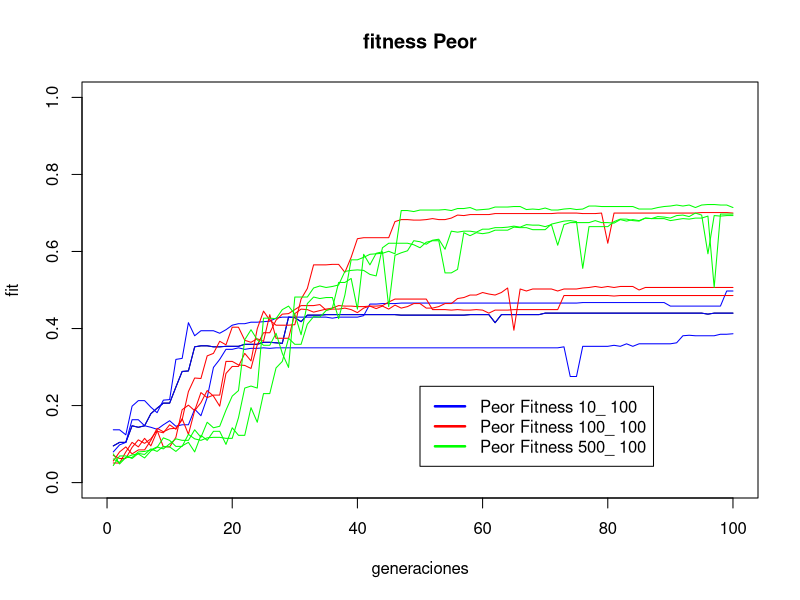

Reproduce this figure in R.
#!/usr/bin/env Rscript

col <- "V3"
lname <- "Peor"
gens <- "100"
png(paste ("f",lname,gens,".png" ), width = 720, height = 720)
		
x1 <- read.table("afits10_100.data")
x2 <- read.table("bfits10_100.data")
x3 <- read.table("cfits10_100.data")
y1 <- read.table("afits100_100.data")
y2 <- read.table("bfits100_100.data")
y3 <- read.table("cfits100_100.data")
z1 <- read.table("afits500_100.data")
z2 <- read.table("bfits500_100.data")
z3 <- read.table("cfits500_100.data")
plot ( x1[, col], type ="l",ylim=c(0,1), xlim=c(0, length( x1[,"V1"] )), xlab="generaciones", ylab="fit", main=paste("fitness", lname))
lines( x1[, col], col="blue")
lines( x2[, col], col="blue")
lines( x3[, col], col="blue")
lines( y1[, col], col="red")
lines( y2[, col], col="red")
lines( y3[, col], col="red")
lines( z1[, col], col =" green")
lines( z2[, col], col =" green")
lines( z3[, col], col =" green")

lname1 <- paste(lname, "Fitness 10_", gens)
lname2 <- paste(lname, "Fitness 100_", gens)
lname3 <- paste(lname, "Fitness 500_", gens)
legend(x=  5 * length( x1[,col] ) / 10 , y=0.25,lty=c(1,1),lwd=c(2.5,2.5),col=c("blue","red", "green"), legend=c( lname1, lname2, lname3))
rect(1, 5, 3, 7, col = "white")
dev.off()
